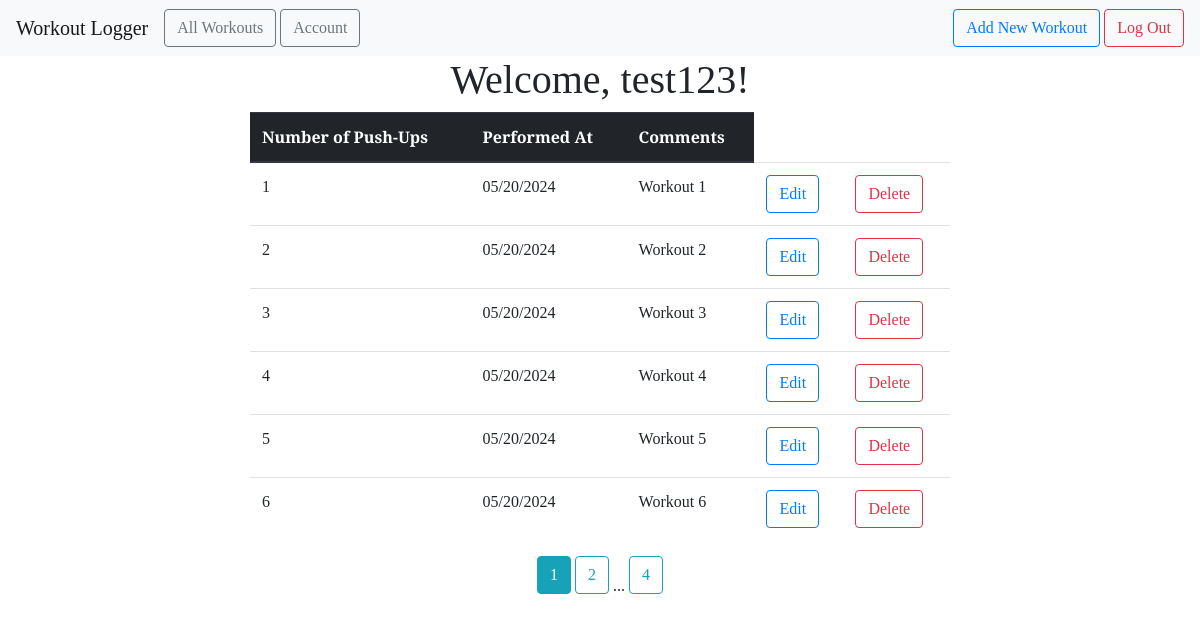
Page /all (signed in) on the committed database.
### workout_logger/models.py (models this page shows)
class User(db.Model, UserMixin):
    id = db.Column(db.Integer, primary_key= True)
    email = db.Column(db.String(100), unique=True)
    name = db.Column(db.String(100))
    password = db.Column(db.String(100))
    workouts = db.relationship('Workout', backref='author', lazy=True)

class Workout(db.Model):
    id = db.Column(db.Integer, primary_key = True)
    pushups = db.Column(db.Integer, nullable=False)
    date_posted = db.Column(db.DateTime, nullable= False, default=datetime.utcnow)
    comment = db.Column(db.Text, nullable=False)
    user_id = db.Column(db.Integer, db.ForeignKey('user.id'), nullable=False)

### workout_logger/main.py (the view)
@main.route('/all')
@login_required
def user_workouts():
    page = request.args.get('page', 1, type=int)
    user = User.query.filter_by(email = current_user.email).first_or_404()
    workouts = Workout.query.filter_by(author = user).paginate(page = page, per_page=6)
    return render_template('all_workouts.html', workouts = workouts, user = user)

### workout_logger/__init__.py (called while the page is built)
def create_app():
    app = Flask(__name__)
    app.config['SECRET_KEY'] = 'secret-key'
    app.config['SQLALCHEMY_DATABASE_URI'] = 'sqlite:///db.sqlite'
    db.init_app(app)
    login_manager= LoginManager()
    login_manager.login_view = 'auth.login'
    login_manager.init_app(app)
    from .models import User
    @login_manager.user_loader
    def load_user(user_id):
        return User.query.get(int(user_id))
    from .main import main as main_blueprint
    app.register_blueprint(main_blueprint)
    from .auth import auth as auth_blueprint
    app.register_blueprint(auth_blueprint)
    return app

### workout_logger/templates/all_workouts.html (shortened to what this page needs)
{% extends "base.html" %} {% block head %} {{ super() }}
<link
  rel="stylesheet"
  href="{{ url_for('static', filename= 'extended_beauty.css') }}"
/>
{% endblock %}
{% block content %}
<center>
  <h1>
    Welcome, {{ user.name }}!
  </h1>
</center>
<center>
  <div>
    <table class="table table-hover" style="width: 700px;">
      <thead class="thead-dark">
        <tr>
          <th scope="col">Number of Push-Ups</th>
          <th scope="col">Performed At</th>
          <th scope="col">Comments</th>
        </tr>
      </thead>
      <tbody>
        {% for workout in workouts.items %}
        <tr>
          <td>{{ workout.pushups }}</td>
          <td>{{ workout.date_posted.strftime('%m/%d/%Y') }}</td>
          <td>{{ workout.comment }}</td>
          <td>
            <a
              href="{{ url_for('main.update_workout', workout_id = workout.id) }}"
              class="btn btn-outline-primary"
              role="button">
              Edit
            </a>
          </td>
          <td>
            <a
              href="{{ url_for('main.delete_workout', workout_id = workout.id) }}"
              class="btn btn-outline-danger"
              role="button"
            >
              Delete
            </a>
          </td>
        </tr>
        {% endfor %}
      </tbody>
    </table>
    {% for num in workouts.iter_pages(left_edge = 1, right_edge = 1,left_current = 1, right_current=1) %}
    {% if num %}
    {% if workouts.page == num %}
    <a class="btn btn-info mb-4" href="{{url_for('main.user_workouts', page = num)}}">{{num}}</a>
    {% else %}
    <a class="btn btn-outline-info mb-4" href="{{url_for('main.user_workouts', page = num)}}">{{num}}</a>
    {% endif %}
    {% else %} ... {% endif %}
    {% endfor %}
  </div>
</center>
{% endblock %}

### workout_logger/templates/base.html (shortened to what this page needs)
<!DOCTYPE html>
<html lang="en">
  <head>
    {% block head %}
    <link rel="stylesheet" href="{{ url_for('static', filename= 'beauty.css') }}"/>
    <link rel="stylesheet" href="https://maxcdn.bootstrapcdn.com/bootstrap/4.0.0/css/bootstrap.min.css"/>
    {% endblock %}
  </head>
  <body>
    <nav class="navbar navbar-expand-lg navbar-light bg-light">
      <a class="navbar-brand" href="{{ url_for('main.index') }}">Workout Logger</a>
      <div class="collapse navbar-collapse" id="navbarSupportedContent">
        <ul class="navbar-nav mr-auto">
          <li class="nav-item active">
            <a
              href="{{ url_for('main.user_workouts') }}"
              class="btn btn-outline-secondary"
              role="button"
              >All Workouts</a
            >
          </li>
          <li class="nav-item">
            <a
              href="{{ url_for('main.profile') }}"
              class="btn btn-outline-secondary"
              role="button"
              style="margin-left: 4px;"
              >Account</a
            >
          </li>
        </ul>
        <form class="form-inline my-2 my-lg-0">
          {% if current_user.is_authenticated %}
          <a
            href="{{ url_for('main.new_workout') }}"
            class="btn btn-outline-primary"
            role="button"
            >Add New Workout</a
          >
          {% endif %}  {% if current_user.is_authenticated %}
          <a
            href="{{ url_for('auth.logout') }}"
            class="btn btn-outline-danger"
            role="button"
            style="margin-left: 4px;"
            >Log Out</a
          >
          {% endif %}
        </form>
      </div>
    </nav>
    {% block content %} {% endblock %}
  </body>
</html>

### workout_logger/static/beauty.css (style rules this page uses)
* { font-family: "Arvo", serif; }

### workout_logger/static/extended_beauty.css (style rules this page uses)
h1, h2, h4, p { font-family: "Arvo", serif; }

### rows in the picture
User: name "test123"
Workout: pushups "1", date_posted "05/20/2024", comment "Workout 1"
Workout: pushups "2", date_posted "05/20/2024", comment "Workout 2"
Workout: pushups "3", date_posted "05/20/2024", comment "Workout 3"
Workout: pushups "4", date_posted "05/20/2024", comment "Workout 4"
Workout: pushups "5", date_posted "05/20/2024", comment "Workout 5"
Workout: pushups "6", date_posted "05/20/2024", comment "Workout 6"

### other values in the picture
{{ num }} "1"
{{ num }} "2" "4"
